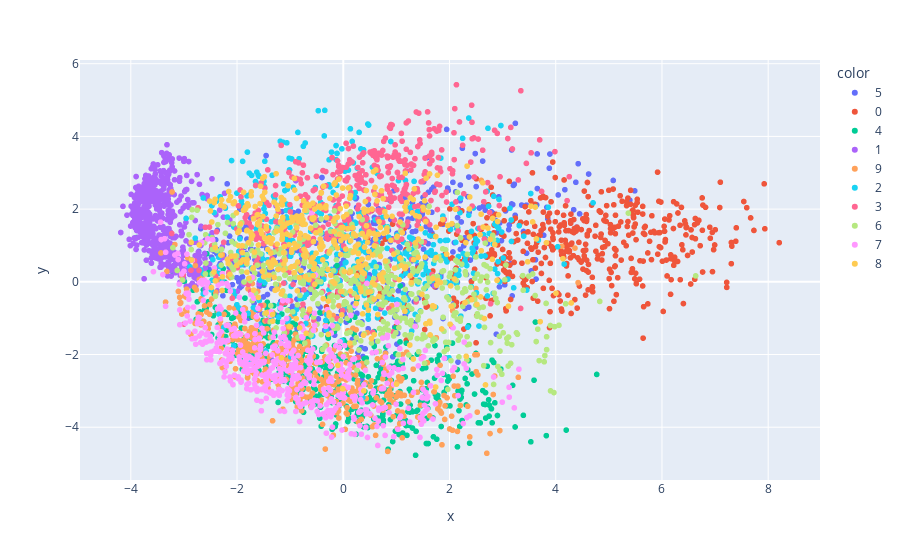

Notebook source saved alongside this figure:
### Code cell
import plotly.express as px
fig = px.scatter(x=pca_data[:,0], y=pca_data[:,1], color=ytrain)
fig.show()

### Figure 1 — Plotly figure (JSON) as saved in the notebook; plotly's stock layout.template omitted (floating-point values rounded to 4 significant figures; data arrays with more than 128 entries replaced by an {"elided": "..."} marker saying what was removed)
{"data": [{"hovertemplate": "color=5<br>x=%{x}<br>y=%{y}<extra></extra>", "legendgroup": "5", "marker": {"color": "#636efa", "symbol": "circle"}, "mode": "markers", "name": "5", "showlegend": true, "type": "scattergl", "x": {"elided": "434 float values"}, "xaxis": "x", "y": {"elided": "434 float values"}, "yaxis": "y"}, {"hovertemplate": "color=0<br>x=%{x}<br>y=%{y}<extra></extra>", "legendgroup": "0", "marker": {"color": "#EF553B", "symbol": "circle"}, "mode": "markers", "name": "0", "showlegend": true, "type": "scattergl", "x": {"elided": "479 float values"}, "xaxis": "x", "y": {"elided": "479 float values"}, "yaxis": "y"}, {"hovertemplate": "color=4<br>x=%{x}<br>y=%{y}<extra></extra>", "legendgroup": "4", "marker": {"color": "#00cc96", "symbol": "circle"}, "mode": "markers", "name": "4", "showlegend": true, "type": "scattergl", "x": {"elided": "535 float values"}, "xaxis": "x", "y": {"elided": "535 float values"}, "yaxis": "y"}, {"hovertemplate": "color=1<br>x=%{x}<br>y=%{y}<extra></extra>", "legendgroup": "1", "marker": {"color": "#ab63fa", "symbol": "circle"}, "mode": "markers", "name": "1", "showlegend": true, "type": "scattergl", "x": {"elided": "563 float values"}, "xaxis": "x", "y": {"elided": "563 float values"}, "yaxis": "y"}, {"hovertemplate": "color=9<br>x=%{x}<br>y=%{y}<extra></extra>", "legendgroup": "9", "marker": {"color": "#FFA15A", "symbol": "circle"}, "mode": "markers", "name": "9", "showlegend": true, "type": "scattergl", "x": {"elided": "495 float values"}, "xaxis": "x", "y": {"elided": "495 float values"}, "yaxis": "y"}, {"hovertemplate": "color=2<br>x=%{x}<br>y=%{y}<extra></extra>", "legendgroup": "2", "marker": {"color": "#19d3f3", "symbol": "circle"}, "mode": "markers", "name": "2", "showlegend": true, "type": "scattergl", "x": {"elided": "488 float values"}, "xaxis": "x", "y": {"elided": "488 float values"}, "yaxis": "y"}, {"hovertemplate": "color=3<br>x=%{x}<br>y=%{y}<extra></extra>", "legendgroup": "3", "marker": {"color": "#FF6692", "symbol": "circle"}, "mode": "markers", "name": "3", "showlegend": true, "type": "scattergl", "x": {"elided": "493 float values"}, "xaxis": "x", "y": {"elided": "493 float values"}, "yaxis": "y"}, {"hovertemplate": "color=6<br>x=%{x}<br>y=%{y}<extra></extra>", "legendgroup": "6", "marker": {"color": "#B6E880", "symbol": "circle"}, "mode": "markers", "name": "6", "showlegend": true, "type": "scattergl", "x": {"elided": "501 float values"}, "xaxis": "x", "y": {"elided": "501 float values"}, "yaxis": "y"}, {"hovertemplate": "color=7<br>x=%{x}<br>y=%{y}<extra></extra>", "legendgroup": "7", "marker": {"color": "#FF97FF", "symbol": "circle"}, "mode": "markers", "name": "7", "showlegend": true, "type": "scattergl", "x": {"elided": "550 float values"}, "xaxis": "x", "y": {"elided": "550 float values"}, "yaxis": "y"}, {"hovertemplate": "color=8<br>x=%{x}<br>y=%{y}<extra></extra>", "legendgroup": "8", "marker": {"color": "#FECB52", "symbol": "circle"}, "mode": "markers", "name": "8", "showlegend": true, "type": "scattergl", "x": {"elided": "462 float values"}, "xaxis": "x", "y": {"elided": "462 float values"}, "yaxis": "y"}], "layout": {"legend": {"title": {"text": "color"}, "tracegroupgap": 0}, "margin": {"t": 60}, "xaxis": {"anchor": "y", "domain": [0, 1], "title": {"text": "x"}}, "yaxis": {"anchor": "x", "domain": [0, 1], "title": {"text": "y"}}}}
